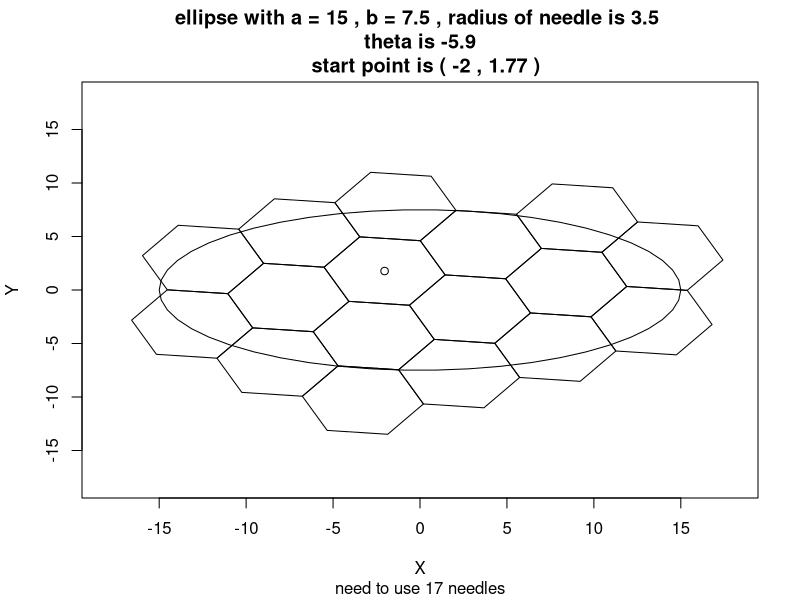

Source code (R):
elli_line <- function(x0, y0, theta, a, b, h, r){
  x.sel <- vector()
  y.sel <- vector()
  if(h %% 2 == 0){
    v = 0
  }else{
    v = 1
  }
  
  m <- ceiling(2 * b/sqrt(3))
  for (i in 1 : m) {
    res_xy <- elli_search(x0, y0, h, v, theta, r)
    if(res_xy[[2]][1,1]^2/a^2 + res_xy[[2]][2,1]^2/b^2 <= 1 | res_xy[[2]][1,2]^2/a^2 + res_xy[[2]][2,2]^2/b^2 <= 1){
      x.sel <- c(x.sel, res_xy[[1]][1])
      y.sel <- c(y.sel, res_xy[[1]][2])
    }
    v = v + 1 
  }
  
  for (j in 1 : m) {
    v = -j
    res_xy <- elli_search(x0, y0, h, v, theta, r)
    if(res_xy[[2]][1,1]^2/a^2 + res_xy[[2]][2,1]^2/b^2 <= 1 | res_xy[[2]][1,2]^2/a^2 + res_xy[[2]][2,2]^2/b^2 <= 1){
      x.sel <- c(x.sel, res_xy[[1]][1])
      y.sel <- c(y.sel, res_xy[[1]][2])
    }
  }
  
  list(x.sel, y.sel)
}

elli_pla <- function(x0, y0, theta, a, b, r){
  # 
  x.sel <- vector()
  y.sel <- vector()
  x.sel[1] <- x0
  y.sel[1] <- y0
  h = 0
  v = 1
  flag = 0
  while(flag == 0){
    res_xy <- elli_search(x0, y0, h, v, theta, r)
    if(res_xy[[2]][1,1]^2/a^2 + res_xy[[2]][2,1]^2/b^2 <= 1 | res_xy[[2]][1,2]^2/a^2 + res_xy[[2]][2,2]^2/b^2 <= 1){
      x.sel <- c(x.sel, res_xy[[1]][1])
      y.sel <- c(y.sel, res_xy[[1]][2])
      v = v + 1
    }else{
      flag = 1
    }
  }
  
  flag = 0
  v = -1
  while(flag == 0){
    res_xy <- elli_search(x0, y0, h, v, theta, r)
    if(res_xy[[2]][1,1]^2/a^2 + res_xy[[2]][2,1]^2/b^2 <= 1 | res_xy[[2]][1,2]^2/a^2 + res_xy[[2]][2,2]^2/b^2 <= 1){
      x.sel <- c(x.sel, res_xy[[1]][1])
      y.sel <- c(y.sel, res_xy[[1]][2])
      v = v - 1
    }else{
      flag = 1
    }
  }

  h = 1
  res_xy[[1]] = 1
  while (length(res_xy[[1]]) > 0) {
    res_xy <- elli_line(x0, y0, theta, a, b, h, r)
    x.sel <- c(x.sel, res_xy[[1]])
    y.sel <- c(y.sel, res_xy[[2]])
    h = h + 1
  }

  h = -1
  res_xy[[1]] = 1
  while (length(res_xy[[1]]) > 0) {
    res_xy <- elli_line(x0, y0, theta, a, b, h, r)
    x.sel <- c(x.sel, res_xy[[1]])
    y.sel <- c(y.sel, res_xy[[2]])
    h = h - 1
  }

  list(x.sel, y.sel)
}

elli_search <- function(x0, y0, numh, numv, theta, r){
  # 
  # 
  x <- vector()
  y <- vector()
  if(numh == 0){
    x[1] <- 0.5 * r
    y[1] <- sign(numv) * r * (sqrt(3)  * abs(numv) - sqrt(3)/2)
    x[2] <- - 0.5 * r
    y[2] <- sign(numv) * r * (sqrt(3) * abs(numv) - sqrt(3)/2)
    
    res <- matrix(c(cos(theta), sin(theta), -sin(theta), cos(theta)), nrow = 2) %*% rbind(x, y) + matrix(c(x0, y0, x0, y0), nrow = 2)
    res.ori <- matrix(c(cos(theta), sin(theta), -sin(theta), cos(theta)), nrow = 2) %*% c(0, numv * r * sqrt(3)) + c(x0, y0)
    return(list(res.ori, res))
  }
  
  
  
  if(numh %% 2 == 0 & numh != 0){
    m = abs(numh)/2
    x[1] <- sign(numh) * r * (3 * m - 0.5) 
    y[1] <- sign(numv) * r * (sqrt(3) * abs(numv) - sqrt(3)/2)
    x[2] <- sign(numh) * r * (3 * m - 1)
    y[2] <- sign(numv) * r * sqrt(3) * abs(numv)
  }
  
  if(numh %% 2 == 1){
    m = (abs(numh) - 1)/2
    x[1] <- sign(numh) * r * (3 * m + 1.5 - 0.5)
    y[1] <- sign(numv) * r * (sqrt(3) * abs(numv) - sqrt(3))
    x[2] <- sign(numh) * r * (3 * m + 1.5 - 1)
    y[2] <- sign(numv) * r * sqrt(3) * abs(numv)
  }
  
  res <- matrix(c(cos(theta), sin(theta), -sin(theta), cos(theta)), nrow = 2) %*% rbind(x, y) + matrix(c(x0, y0, x0, y0), nrow = 2)
  res.ori <- matrix(c(cos(theta), sin(theta), -sin(theta), cos(theta)), nrow = 2) %*% c(x[1] + sign(numh) * r * 1/2, y[1] +  sign(numv) * r * sqrt(3)/2) + c(x0, y0)
  list(res.ori, res)
}

ellp_plot <- function(x0, y0, r, theta){
  rot <- matrix(c(cos(theta), sin(theta), -sin(theta), cos(theta)), nrow = 2)
  res <- rot %*% rbind(r * c(- 1/2, 1/2, 1, 1/2, -1/2, -1, -1/2), r * c(sqrt(3)/2, sqrt(3)/2, 0, -sqrt(3)/2, -sqrt(3)/2, 0, sqrt(3)/2))
  res <- rbind(rep(x0, 7), rep(y0 ,7)) + res
  x1 <- res[1,]
  y1 <- res[2,]
  lines(x1, y1)
} 

# 
a = 15
b = 7.5
r = 3.5
rep = 1000
th <- runif(rep, -30, 30)
th2 <- runif(rep, 0, 2 * pi)
rad_a <- runif(rep, 0, a/2)
rad_b <- runif(rep, 0, b/2)
rad_x0 <- rad_a * cos(th2)
rad_y0 <- rad_b * sin(th2)

re_min <- elli_pla(0, 0, 0, a, b,r)
ind_min <- 0
for (i in 1 : rep) {
  x0 <- rad_x0[i]
  y0 <- rad_y0[i]
  theta <- th[i]/180 *pi
  re <- elli_pla(x0, y0, theta, a, b,r)
  if(length(re[[1]]) < length(re_min[[1]])){
    re_min <- re
    ind_min <- i
  }
}

plot_th <- seq(0, 2*pi, 2*pi/50)
xx = a * cos(plot_th)
yy = b * sin(plot_th)
plot(xx, yy, type='l', xlim=c(-(a + 3), (a + 3)), ylim=c(-(a + 3), (a + 3)), 
     main = paste('ellipse with a =', a, ', b =', b, ', radius of needle is', r, '\n', 'theta is', round(th[ind_min], 1),'\n', ' start point is (', round(rad_x0[ind_min],1), ",", round(rad_y0[ind_min],2), ')'), xlab = 'X', ylab = 'Y', sub = paste('need to use', length(re_min[[1]]),'needles'))
points(rad_x0[ind_min], rad_y0[ind_min])
for (i in 1 : length(re_min[[1]])) {
  ellp_plot(re_min[[1]][i], re_min[[2]][i], r, th[ind_min]/180 * pi)
}


